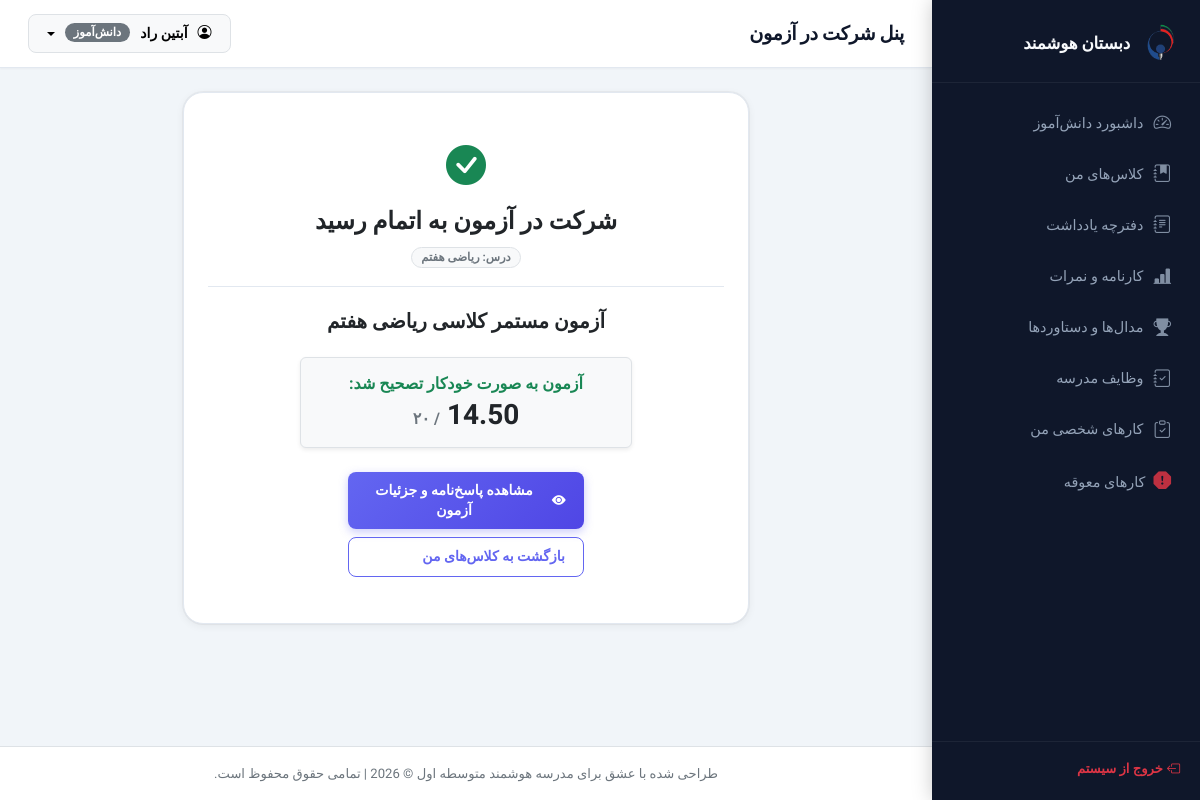
/student/quiz.php?quiz_id=17&show_answers=1 (signed in), run on the app's committed database.
### tables this page shows
CREATE TABLE `quizzes` (
  `id` int(11) NOT NULL,
  `topic_id` int(11) NOT NULL,
  `quiz_title` varchar(255) NOT NULL,
  `quiz_type` enum('multiple_choice','essay') NOT NULL,
  `duration_minutes` int(11) DEFAULT NULL,
  `created_at` timestamp NOT NULL DEFAULT current_timestamp()
);

CREATE TABLE `courses` (
  `id` int(11) NOT NULL,
  `course_name` varchar(100) NOT NULL,
  `grade_level` int(11) NOT NULL
);

CREATE TABLE `student_quizzes` (
  `id` int(11) NOT NULL,
  `student_id` int(11) NOT NULL,
  `quiz_id` int(11) NOT NULL,
  `start_time` timestamp NOT NULL DEFAULT current_timestamp(),
  `submit_time` datetime DEFAULT NULL,
  `score` decimal(4,2) DEFAULT NULL,
  `feedback` text DEFAULT NULL,
  `status` enum('started','completed','failed_deadline') DEFAULT 'started'
);

### student/quiz.php (the view, shortened to what this page needs)
<?php
require_once '../includes/header.php';
$quizId = isset($_GET['quiz_id']) ? (int)$_GET['quiz_id'] : 0;
$quiz = null;
$attempt = null;
try {
    $stmtS = $pdo->prepare("SELECT id FROM students WHERE user_id = ?");
    $stmtS->execute([$_SESSION['user_id']]);
    $studentId = $stmtS->fetchColumn();
    $stmtQuiz = $pdo->prepare("SELECT q.*, co.course_name FROM quizzes q JOIN topics t ON q.topic_id = t.id JOIN class_teacher_course ctc ON t.class_teacher_course_id = ctc.id JOIN courses co ON ctc.course_id = co.id WHERE q.id = ?");
    $stmtQuiz->execute([$quizId]);
    $quiz = $stmtQuiz->fetch();
    $stmtAttempt = $pdo->prepare("SELECT * FROM student_quizzes WHERE student_id = ? AND quiz_id = ?");
    $stmtAttempt->execute([$studentId, $quizId]);
    $attempt = $attemptInfo = $stmtAttempt->fetch();
} catch (PDOException $e) {
    die("خطا در لود اطلاعات آزمون: " . $e->getMessage());
}
?>
<div class="container-fluid">
    <div class="row justify-content-center">
        <div class="col-lg-8">
            <?php if (!$attempt): ?>
                <div class="card border-0 shadow-sm rounded-3 p-4">
                    <div class="card-header bg-white border-0 text-center pb-3">
                        <i class="bi bi-shield-lock-fill text-warning fs-1"></i>
                        <h4 class="fw-bold mt-2">قوانین و امنیت شروع آزمون</h4>
                        <span class="badge bg-light text-secondary border">درس: <?= htmlspecialchars($quiz['course_name']) ?></span>
                    </div>
                    <div class="card-body">
                        <h5 class="fw-bold text-dark mb-3 text-center"><?= htmlspecialchars($quiz['quiz_title']) ?></h5>
                        <div class="alert alert-info border-0 bg-info bg-opacity-10 text-dark small py-3 mb-4">
                            <strong>قوانین آزمون:</strong>
                            <ul class="ps-3 mb-0 mt-2">
                                <?php if ($quiz['quiz_type'] === 'multiple_choice'): ?>
                                    <li>این آزمون به صورت چهارگزینه‌ای (تستی) است.</li>
                                    <li>مدت زمان پاسخ‌گویی دقیقاً <strong><?= $quiz['duration_minutes'] ?> دقیقه</strong> است.</li>
                                    <li>پس از کلیک روی شروع آزمون، تایمر فعال می‌شود و در صورت رفرش یا بستن صفحه، زمان معکوس متوقف نخواهد شد.</li>
                                    <li>در صورت اتمام وقت، آزمون به صورت خودکار ثبت نهایی شده و نمره صفر یا پاسخ‌های تا آن لحظه محاسبه می‌شود.</li>
                                <?php else: ?>
                                    <li>این آزمون به صورت تشریحی است.</li>
                                    <li>پس از شروع آزمون، سوالات تشریحی نمایش داده می‌شوند.</li>
                                    <li>شما حداکثر <strong>۲۴ ساعت</strong> فرصت دارید تا پاسخ‌برگ خود را به صورت عکس یا پی‌دی‌اف آپلود کنید.</li>
                                    <li>در صورت عدم آپلود در مهلت مقرر، سیستم نمره صفر را به صورت خودکار ثبت می‌کند.</li>
                                <?php endif; ?>
                            </ul>
                        </div>
                        <form method="POST" action="">
                            <input type="hidden" name="action" value="start_quiz">
                            <button type="submit" class="btn btn-warning btn-lg w-100 fw-bold text-dark">
                                <i class="bi bi-play-fill me-1"></i> تایید قوانین و شروع آزمون
                            </button>
                        </form>
                    </div>
                </div>
            <?php else: ?>
                <div class="card border-0 shadow-sm rounded-3 p-4 text-center">
                    <div class="card-header bg-white border-0 pb-3">
                        <i class="bi bi-check-circle-fill text-success fs-1"></i>
                        <h4 class="fw-bold mt-2">شرکت در آزمون به اتمام رسید</h4>
                        <span class="badge bg-light text-secondary border">درس: <?= htmlspecialchars($quiz['course_name']) ?></span>
                    </div>
                    <div class="card-body">
                        <h5 class="fw-bold text-dark mb-4"><?= htmlspecialchars($quiz['quiz_title']) ?></h5>
                        <div class="border rounded p-3 bg-light d-inline-block px-5 mb-4 shadow-sm">
                            <?php if ($attempt['status'] === 'failed_deadline'): ?>
                                <h6 class="text-danger fw-bold mb-0">عدم ارسال به موقع پاسخ (نمره ثبت شده: ۰)</h6>
                            <?php elseif ($attempt['score'] !== null): ?>
                                <h6 class="text-success fw-bold mb-1">آزمون به صورت خودکار تصحیح شد:</h6>
                                <h3 class="fw-bold mb-0"><?= $attempt['score'] ?> <span class="fs-6 text-secondary">/ ۲۰</span></h3>
                            <?php else: ?>
                                <h6 class="text-info fw-bold mb-0">پاسخ تشریحی شما دریافت گردید. در انتظار نمره‌دهی معلم.</h6>
                            <?php endif; ?>
                        </div>
                        <div class="d-flex flex-column gap-2 col-md-6 mx-auto">
                            <?php if ($quiz['quiz_type'] === 'multiple_choice' && ($attempt['status'] === 'completed' || $attempt['status'] === 'failed_deadline')): ?>
                                <button type="button" class="btn btn-primary fw-bold" data-bs-toggle="collapse" data-bs-target="#quizAnswersCollapse">
                                    <i class="bi bi-eye-fill me-1"></i> مشاهده پاسخ‌نامه و جزئیات آزمون
                                </button>
                            <?php endif; ?>
                            <a href="courses.php" class="btn btn-outline-primary fw-bold">بازگشت به کلاس‌های من</a>
                        </div>
                    </div>
                </div>
            <?php endif; ?>
        </div>
    </div>
</div>
<?php require_once '../includes/footer.php'; ?>

### assets/css/style.css (style rules this page uses)
:root { --sidebar-bg: #0F172A; --sidebar-hover: rgba(99, 102, 241, 0.12); --sidebar-text: #94A3B8; --sidebar-active-text: #FFFFFF; --sidebar-active-bg: rgba(99, 102, 241, 0.2); --sidebar-active-border:#6366F1; --sidebar-width: 268px; --body-bg: #F1F5F9; --card-bg: #FFFFFF; --card-bg-alt: #F8FAFC; --text-primary: #0F172A; --text-secondary: #475569; --text-muted: #94A3B8; --primary: #6366F1; --primary-hover: #4F46E5; --primary-light: rgba(99, 102, 241, 0.1); --primary-subtle: #EEF2FF; --accent: #F97316; --accent-hover: #EA6C00; --accent-light: rgba(249, 115, 22, 0.1); --success: #10B981; --success-light: rgba(16, 185, 129, 0.1); --danger: #EF4444; --danger-light: rgba(239, 68, 68, 0.1); --warning: #F59E0B; --warning-light: rgba(245, 158, 11, 0.1); --info: #3B82F6; --info-light: rgba(59, 130, 246, 0.1); --border: #E2E8F0; --border-strong: #CBD5E1; --shadow-xs: 0 1px 2px rgba(0,0,0,.04); --shadow-sm: 0 2px 8px rgba(0,0,0,.06), 0 0 0 1px rgba(0,0,0,.04); --shadow-md: 0 4px 16px rgba(0,0,0,.08), 0 0 0 1px rgba(0,0,0,.04); --shadow-lg: 0 8px 32px rgba(0,0,0,.10), 0 0 0 1px rgba(0,0,0,.04); --shadow-clay: 4px 4px 0px rgba(99,102,241,.18), 0 4px 16px rgba(99,102,241,.12); --radius-sm: 8px; --radius-md: 14px; --radius-lg: 20px; --radius-xl: 28px; --radius-pill: 999px; --ease: cubic-bezier(0.25, 0.8, 0.25, 1); --transition: 0.22s var(--ease); }
*, *::before, *::after { box-sizing: border-box; }
html { scroll-behavior: smooth; }
body { font-family: 'Vazirmatn', system-ui, sans-serif; background-color: var(--body-bg); color: var(--text-primary); direction: rtl; overflow-x: hidden; -webkit-font-smoothing: antialiased; font-size: 15px; line-height: 1.6; }
.card { border-radius: var(--radius-lg) !important; border: 1px solid var(--border) !important; box-shadow: var(--shadow-sm) !important; transition: box-shadow var(--transition), transform var(--transition); overflow: hidden; }
.card-header { background-color: var(--card-bg) !important; border-bottom: 1px solid var(--border) !important; padding: 18px 22px !important; }
.card-body { padding: 22px !important; }
.btn { border-radius: var(--radius-sm); padding: 9px 18px; font-weight: 600; font-size: 0.875rem; font-family: 'Vazirmatn', sans-serif; transition: all var(--transition); cursor: pointer; display: inline-flex; align-items: center; gap: 6px; border: none; line-height: 1.4; }
.btn-primary { background: linear-gradient(135deg, var(--primary) 0%, var(--primary-hover) 100%); color: white; box-shadow: 0 3px 10px rgba(99,102,241,.35); }
.btn-outline-primary { border: 1.5px solid var(--primary); color: var(--primary); background: transparent; }
.badge { font-family: 'Vazirmatn', sans-serif; font-weight: 600; font-size: 0.73rem; padding: 4px 9px; border-radius: var(--radius-pill); letter-spacing: 0; }
.container-fluid { animation: fadeInUp 0.25s var(--ease); }

### data on the page
quizzes: courses.course_name "ریاضی هفتم", quiz_title "آزمون مستمر کلاسی ریاضی هفتم"
student_quizzes: score "14.50"

### other printed values
$currentUser['full_name'] "آبتین راد"
get_role_fa($currentUser['role']) "دانش‌آموز"
